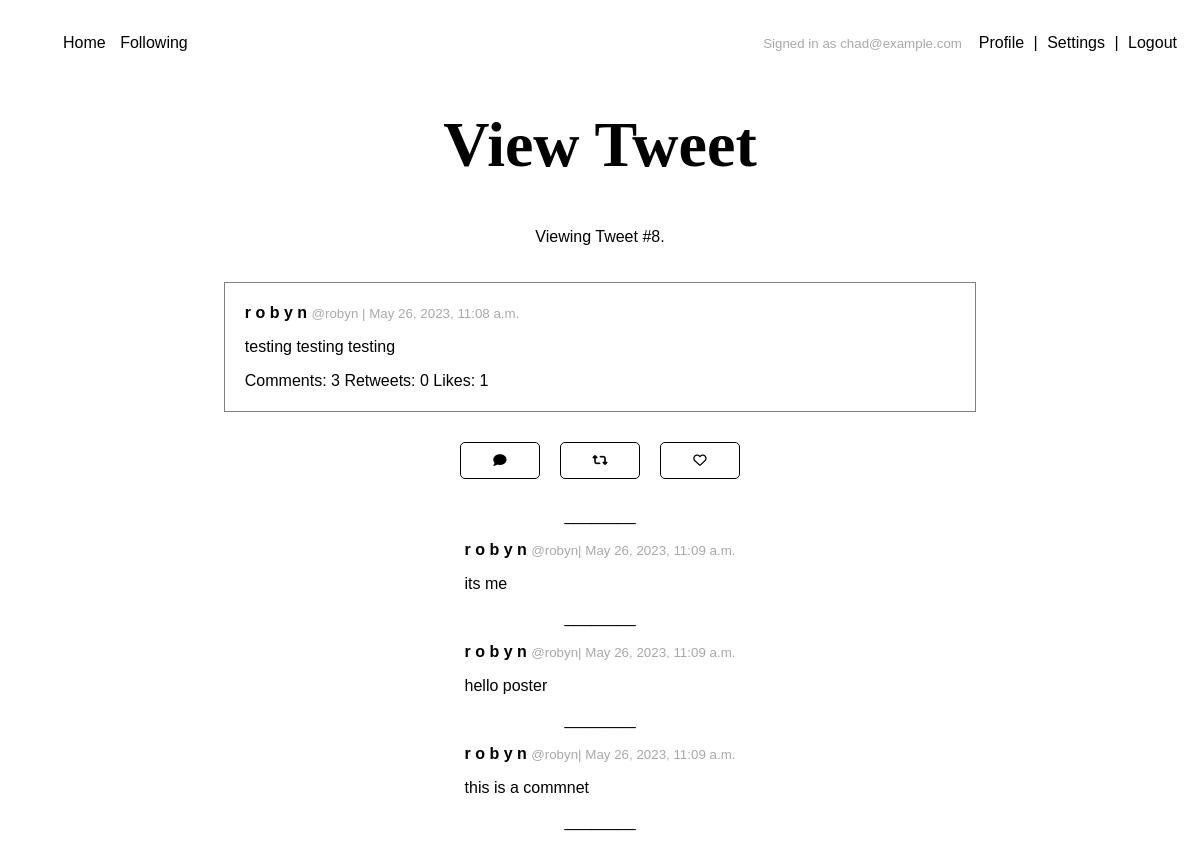
Page /8/ (signed in) on the earlier database version.
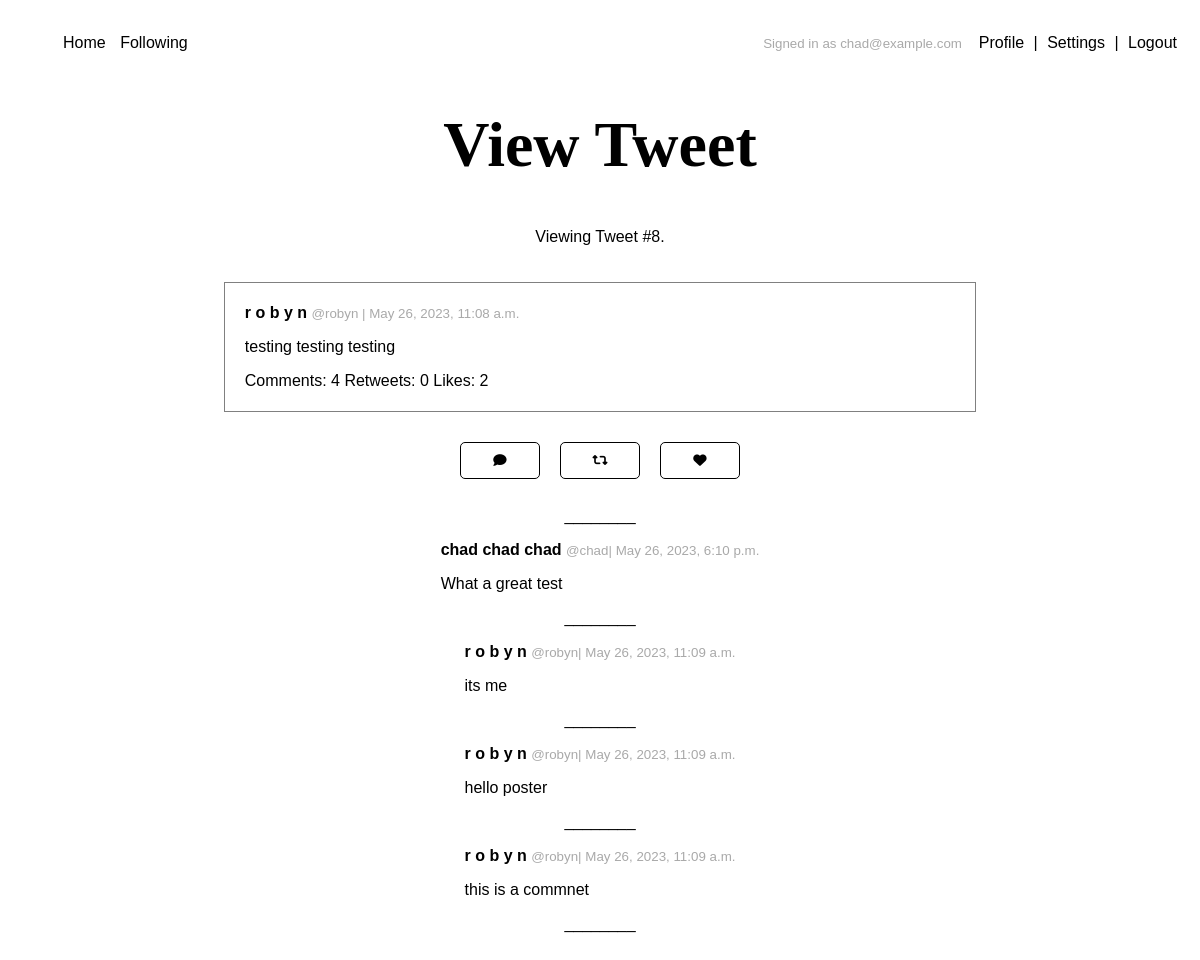
Same page on the later database version.
### tweets/models.py (models this page shows)
class Tweet(models.Model):
    text = models.CharField(max_length=144)
    date = models.DateTimeField(default=timezone.now)
    likes = models.ManyToManyField(User, blank=True, related_name='likes')
    user = models.ForeignKey(User, on_delete=models.CASCADE)
    class Meta:
        ordering = ["-date"]
    def __str__(self):
        return self.text

class Comment(models.Model):
    tweet = models.ForeignKey(Tweet, on_delete=models.CASCADE)
    user = models.ForeignKey(User, on_delete=models.CASCADE)
    text = models.CharField(max_length=144)
    date = models.DateTimeField(default=timezone.now)
    def __str__(self):
        return self.text
    class Meta:
        ordering = ["-date"]

### users/models.py (models this page shows, shortened)
class Profile(models.Model):
    user = models.OneToOneField(User, on_delete=models.CASCADE)
    bio = models.TextField(default="")
    display_name = models.CharField(default="", max_length=150)
    location = models.CharField(blank=True, max_length=150)
    followers = models.ManyToManyField(User, blank=True, related_name='followers')
    following = models.ManyToManyField(User, blank=True, related_name='following')

### tweets/views.py (the view)
# urls.py: path('<int:tweet_id>/', views.tweet, name="tweet"),
@login_required
def tweet(request, tweet_id):
    tweet = get_object_or_404(Tweet, pk=tweet_id)
    already_liked = False
    if request.user.is_authenticated:
        already_liked = liked(request.user, tweet)
    return render(request, 'tweets/view_tweet.html', {"title": "View Tweet", "tweet": tweet, "already_liked": already_liked })

### tweets/views.py (called while the page is built)
def liked(user, tweet):
    liked = False
    for like in tweet.likes.all():
        if like == user:
            liked = True
            break
    return liked

### templates/tweets/view_tweet.html (shortened to what this page needs)
{% extends '../base.html' %}
{% block content %}
    <p>Viewing Tweet #{{tweet.id}}.</p>
    {% include "tweets/tweet.html" %}
    <div class="tweet-buttons center">
        <button id="show-comment" class="comment" onclick="showForm()" title="Show comment box"><i class="fa-solid fa-comment"></i></button>
        <form action="{% url 'retweet' tweet.id %}" method="post">
            <button type="submit" class="retweet" title="Retweet"><i class="fa-solid fa-retweet"></i></button>
        </form>
        <form action="{% url 'like' tweet.id %}" method="post">
            {% if already_liked %}
                <button type="submit" class="like" title="Like"><i class="fa-solid fa-heart"></i></button>
            {% else %}
                <button type="submit" class="like" title="Like"><i class="fa-regular fa-heart"></i></button>
            {% endif %}
        </form>
    </div>
        <br>
    <div class="center comments">
        ________
        {% for comment in tweet.comment_set.all %}
            {% include "tweets/comment.html" %}
        ________
        {% endfor %}
    </div>
{% endblock %}

### templates/tweets/tweet.html (shortened to what this page needs)
<div class="tweet-card width-100">
    <a class="profile-link" href="{% url 'profile_public' tweet.user.id %}">
        <p>
            <strong>
                {{ tweet.user.profile.display_name }}
            </strong>
            <small>@{{ tweet.user }} | {{ tweet.date }}</small>
        </p>
    </a>
    <a class="tweet-link" href="{% url 'tweet' tweet.id %}">
        <p>{{ tweet }}</p>
        <p>
            Comments: {{ tweet.comment_set.count }}
            Retweets: {{ tweet.retweet_set.count }}
            Likes: {{ tweet.likes.count }}
        </p>
    </a>
</div>

### templates/tweets/comment.html
<div class="tweet comment-box">
    <a class="profile-link" href="{% url 'profile_public' comment.user.id %}">
        <p>
            <strong>{{ comment.user.profile.display_name }}</strong>
            <small>@{{ comment.user }}| {{ comment.date }}</small>
        </p>
    </a>
    <p>{{ comment }}</p>
</div>

Differences in the rows shown:
computed for Tweet "testing testing testing": comment_set.count "3" → "4"; likes.count "1" → "2"
added Comment: user.profile.display_name "chad chad chad", user "chad", date "May 26, 2023, 6:10 p.m.", text "What a great test"
